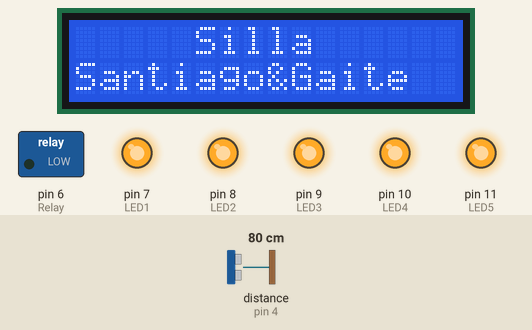
Recording of a sketch running on a simulated Arduino Uno, built with avr-gcc and run on an emulated ATmega328P. On the bench: 16×2 character LCD, switched loads named in the sketch (green lamp = pin HIGH), output pins drawn as LEDs (lit = HIGH). Wiring (inferred from the names in the program): ultrasonic range finder: trigger pin 5; echo pin 4. The test bench sets the inputs (shaded band); at power-on: distance to the obstacle (sensor on pin 4) 80 cm. The echo pulse lasts 58.3 µs per cm; pins used as bus, display or sensor lines are not drawn.

Above: at 5.7 s.
5.8 s: distance to the obstacle (sensor on pin 4) set to 10 cm
7.3 s: distance to the obstacle (sensor on pin 4) set to 7 cm
At 10.2 s:
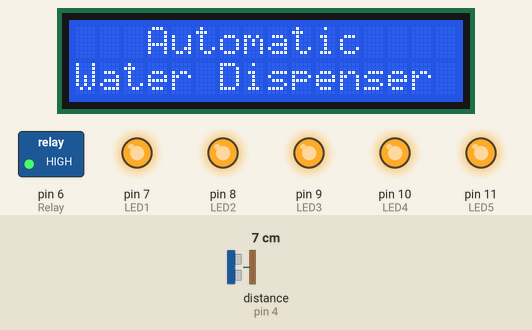
10.3 s: distance to the obstacle (sensor on pin 4) set to 9 cm
At 11.8 s:
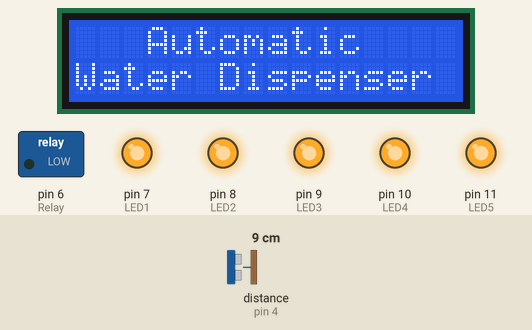
12.1 s: distance to the obstacle (sensor on pin 4) set to 2 cm
At 13.0 s:
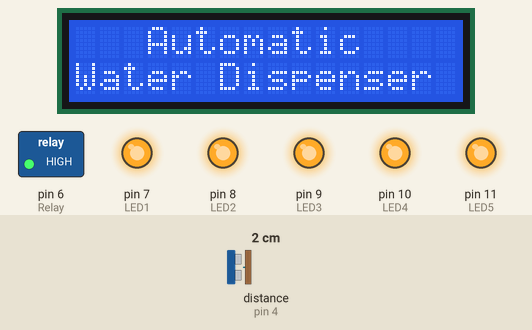
Timing chart, 0 to 14.6 s (numbered marks = the images above; inputs shaded):
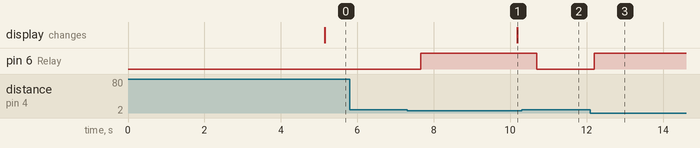

Measured:
- the behaviour switches between 9 and 8 cm on distance to the obstacle (sensor on pin 4) (found by bisection; images 0 and 1)
- after the input at 5.8 s, every drawn part: stays the same
- after the input at 7.3 s, pin 6 (Relay): LOW → HIGH after 0.36 s
- after the input at 10.3 s, pin 6 (Relay): HIGH → LOW after 0.39 s
- after the input at 12.1 s, pin 6 (Relay): LOW → HIGH after 0.09 s

The sketch:

Automatic_Water_Dispenser_SourceCode.ino
```cpp
#include <Wire.h>
#include <LiquidCrystal_I2C.h>

#define trigger 5
#define echo 4
#define Relay 6
#define LED1 7
#define LED2 8
#define LED3 9
#define LED4 10
#define LED5 11

float time = 0, distance = 0;  // Variables to store time and calculated distance

LiquidCrystal_I2C lcd(0x27, 16, 2);

unsigned long previousMillis = 0;  // Variable for storing the previous time
const long interval = 5000;  // Time interval (5 seconds) for alternating the display
bool displaySurnames = false;  // Boolean to track which message is displayed

void setup() {
  Serial.begin(9600);

  pinMode(trigger, OUTPUT);
  pinMode(echo, INPUT);
  pinMode(Relay, OUTPUT);

  pinMode(LED1, OUTPUT);
  pinMode(LED2, OUTPUT);
  pinMode(LED3, OUTPUT);
  pinMode(LED4, OUTPUT);
  pinMode(LED5, OUTPUT);

  lcd.begin(16, 2);
  lcd.backlight();

  lcd.clear();
  lcd.setCursor(3, 0);
  lcd.print("Automatic");
  lcd.setCursor(0, 1);
  lcd.print("Water Dispenser");

  digitalWrite(LED1, HIGH);
  digitalWrite(LED2, HIGH);
  digitalWrite(LED3, HIGH);
  digitalWrite(LED4, HIGH);
  digitalWrite(LED5, HIGH);

  previousMillis = millis();  // Store the current time
  delay(2000);
}

void loop() {
  measure_distance();

  if (distance < 5) {  // If the distance is less than 5 cm
    digitalWrite(Relay, HIGH);  // Turn on the relay
  } else {
    digitalWrite(Relay, LOW);  // Otherwise, turn off the relay
  }

  unsigned long currentMillis = millis();

  if (currentMillis - previousMillis >= interval) {  // If 5 seconds have passed
    previousMillis = currentMillis;  // Update the time

    if (displaySurnames) {
      lcd.clear();
      lcd.setCursor(3, 0);
      lcd.print("Automatic");
      lcd.setCursor(0, 1);
      lcd.print("Water Dispenser");
    } else {
      lcd.clear();
      lcd.setCursor(5, 0);
      lcd.print("Silla");
      lcd.setCursor(0, 1);
      lcd.print("Santiago&Gaite");
    }
    displaySurnames = !displaySurnames; // Flips the value of displaySurnames (true to false or false to true)

  }

  delay(500);
}

void measure_distance() {
  digitalWrite(trigger, LOW);  // Send a LOW pulse to the trigger pin
  delayMicroseconds(2);  //
  digitalWrite(trigger, HIGH);  // Send a HIGH pulse to trigger the sensor
  delayMicroseconds(10);  //
  digitalWrite(trigger, LOW);  // Set trigger pin LOW again
  delayMicroseconds(2);  //
  time = pulseIn(echo, HIGH);  // Measure the time the echo pin is HIGH

  distance = time * 200 / 20000;  // Calculate the distance in cm between ultrasonic sensor and object
}
```
